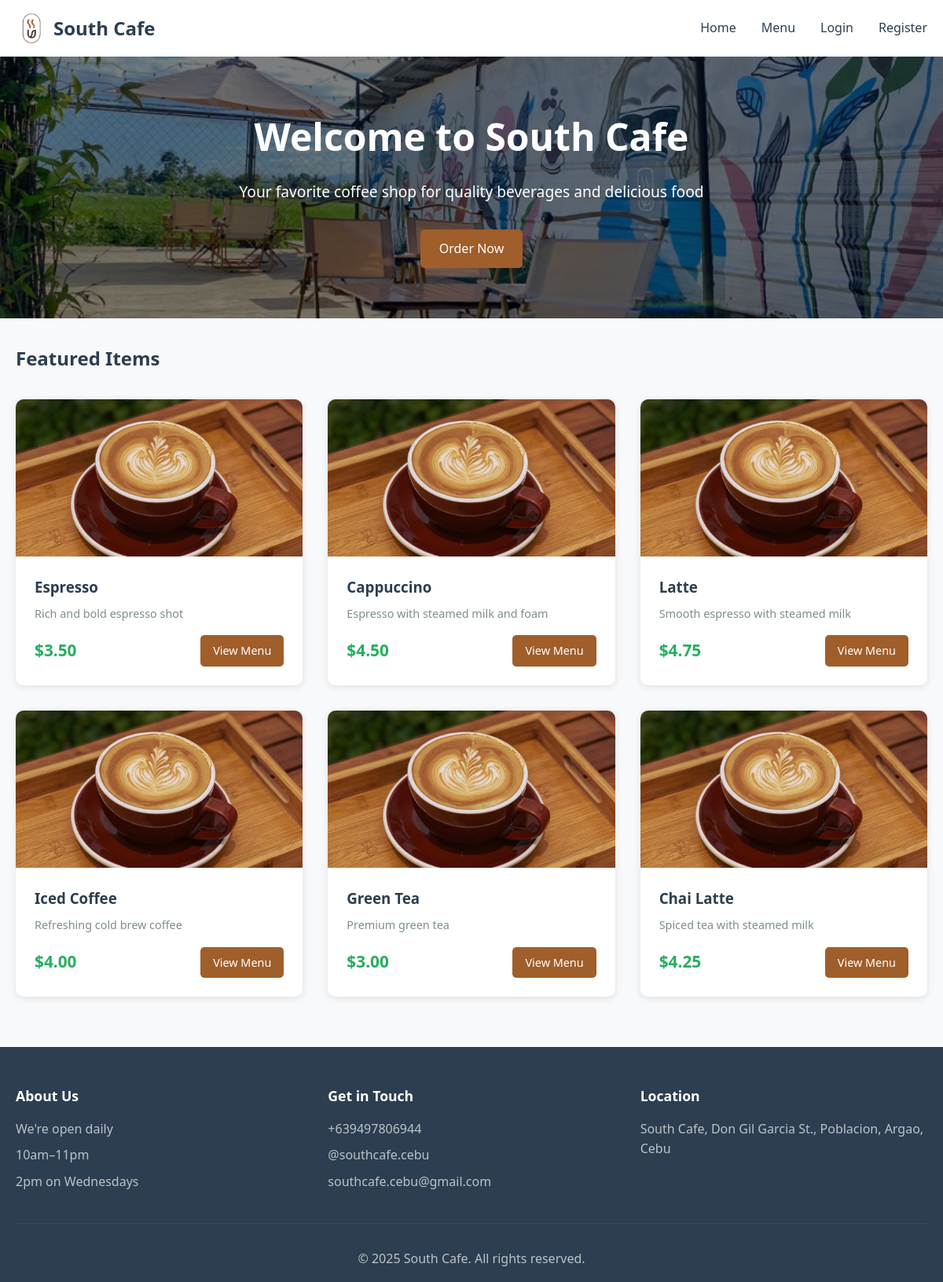
Before: / with the older database file.
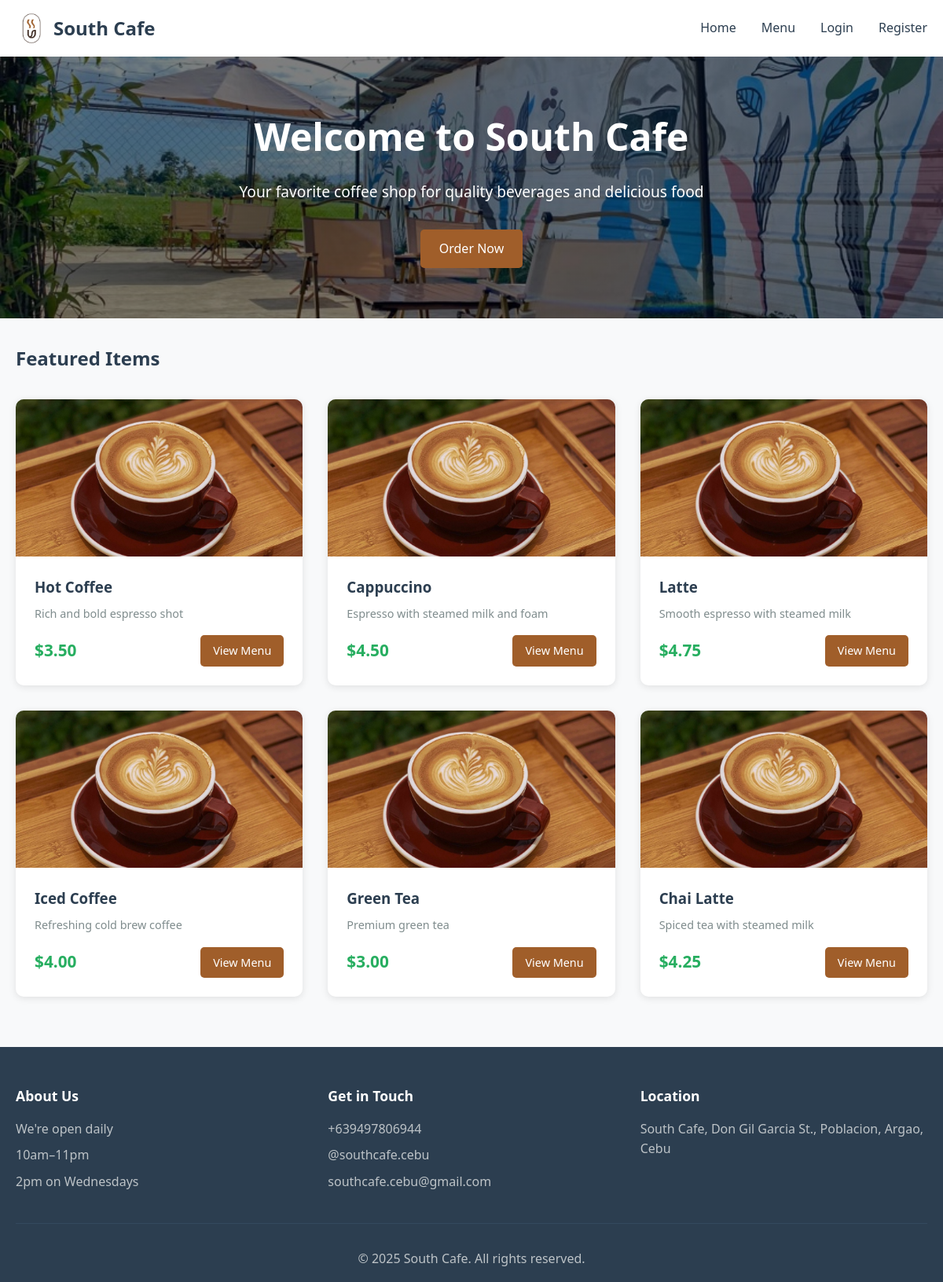
After: the same page with the newer database file.
### tables this page shows
CREATE TABLE IF NOT EXISTS products (
    id INT AUTO_INCREMENT PRIMARY KEY,
    name VARCHAR(100) NOT NULL,
    description TEXT,
    price DECIMAL(10, 2) NOT NULL,
    category_id INT,
    image VARCHAR(255),
    available BOOLEAN DEFAULT TRUE,
    created_at TIMESTAMP DEFAULT CURRENT_TIMESTAMP,
    FOREIGN KEY (category_id) REFERENCES categories(id)
);

### config.php (called while the page is built, shortened)
<?php
function isLoggedIn() {
    return isset($_SESSION['user_id']);
}
?>

### index.php (the view, shortened to what this page needs)
<?php
require_once 'config.php';
$query = "SELECT * FROM products WHERE available = 1 ORDER BY created_at DESC LIMIT 6";
$result = mysqli_query($conn, $query);
$featured_products = mysqli_fetch_all($result, MYSQLI_ASSOC);
include 'includes/header.php';
?>
<div class="hero">
    <div class="container">
        <h1>Welcome to South Cafe</h1>
        <p>Your favorite coffee shop for quality beverages and delicious food</p>
        <a href="menu.php" class="btn btn-primary">Order Now</a>
    </div>
</div>
<div class="container">
    <section class="featured-section">
        <h2>Featured Items</h2>
        <div class="product-grid">
            <?php foreach ($featured_products as $product): ?>
                <div class="product-card">
                    <div class="product-image">
                        <img src="images/<?php echo htmlspecialchars($product['image']); ?>"
                             alt="<?php echo htmlspecialchars($product['name']); ?>"
                             onerror="this.src='images/placeholder.jpg'">
                    </div>
                    <div class="product-info">
                        <h3><?php echo htmlspecialchars($product['name']); ?></h3>
                        <p class="product-description"><?php echo htmlspecialchars($product['description']); ?></p>
                        <div class="product-footer">
                            <span class="price">$<?php echo number_format($product['price'], 2); ?></span>
                            <a href="menu.php" class="btn btn-small btn-primary">View Menu</a>
                        </div>
                    </div>
                </div>
            <?php endforeach; ?>
        </div>
    </section>
</div>
<?php include 'includes/footer.php'; ?>

### includes/header.php (shortened to what this page needs)
<!DOCTYPE html>
<html lang="en">
<head>
    <link rel="stylesheet" href="style.css">
</head>
<body>
    <nav class="navbar">
        <div class="container">
            <div class="nav-brand">
                <a href="index.php">
                    <img src="images/logo.png" alt="South Cafe Logo" class="logo">
                    South Cafe
                </a>
            </div>
            <ul class="nav-menu">
                <li><a href="index.php">Home</a></li>
                <li><a href="menu.php">Menu</a></li>
                <?php if (isLoggedIn()): ?>
                    <li><a href="cart.php">Cart</a></li>
                    <li><a href="orders.php">My Orders</a></li>
                    <li><a href="logout.php">Logout</a></li>
                <?php else: ?>
                    <li><a href="login.php">Login</a></li>
                    <li><a href="register.php">Register</a></li>
                <?php endif; ?>
            </ul>
        </div>
    </nav>
    <main class="main-content">

### includes/footer.php
    </main>
    <footer class="footer">
        <div class="container">
            <div class="footer-content">
                <div class="footer-section">
                    <h3>About Us</h3>
                    <p>We're open daily</p>
                    <p>10am–11pm</p>
                    <p>2pm on Wednesdays</p>
                </div>
                <div class="footer-section">
                    <h3>Get in Touch</h3>
                    <p>+639497806944</p>
                    <p>@southcafe.cebu</p>
                    <p>southcafe.cebu@gmail.com</p>
                </div>
                <div class="footer-section">
                    <h3>Location</h3>
                    <p><a href="https://maps.google.com/?q=South+Cafe,+Don+Gil+Garcia+St.,+Poblacion,+Argao,+Cebu" target="_blank" class="footer-link">South Cafe, Don Gil Garcia St., Poblacion, Argao, Cebu</a></p>
                </div>
            </div>
            <div class="footer-bottom">
                <p>&copy; <?php echo date('Y'); ?> South Cafe. All rights reserved.</p>
            </div>
        </div>
    </footer>
</body>
</html>

### style.css (style rules this page uses)
* { margin: 0; padding: 0; box-sizing: border-box; }
body { font-family: 'Segoe UI', Tahoma, Geneva, Verdana, sans-serif; line-height: 1.6; color: #333; background-color: #f8f9fa; }
.container { max-width: 1200px; margin: 0 auto; padding: 0 20px; }
.navbar { background-color: white; color: #333; padding: 1rem 0; box-shadow: 0 2px 5px rgba(0,0,0,0.1); }
.navbar .container { display: flex; justify-content: space-between; align-items: center; }
.nav-brand a { color: #2c3e50; text-decoration: none; font-size: 1.5rem; font-weight: bold; display: flex; align-items: center; gap: 0.5rem; }
.nav-brand .logo { width: 40px; height: 40px; object-fit: contain; }
.nav-menu { display: flex; list-style: none; gap: 2rem; }
.nav-menu a { color: #2c3e50; text-decoration: none; transition: color 0.3s; }
.hero { background: linear-gradient(rgba(0, 0, 0, 0.5), rgba(0, 0, 0, 0.5)), url('images/home-bg.jpg'); background-size: cover; background-position: center; background-repeat: no-repeat; color: white; padding: 4rem 0; text-align: center; margin-bottom: 2rem; }
.hero h1 { font-size: 3rem; margin-bottom: 1rem; }
.hero p { font-size: 1.2rem; margin-bottom: 2rem; }
.btn { display: inline-block; padding: 0.75rem 1.5rem; border: none; border-radius: 5px; cursor: pointer; text-decoration: none; transition: all 0.3s; font-size: 1rem; }
.btn-primary { background-color: #A05E2A; color: white; }
.btn-small { padding: 0.5rem 1rem; font-size: 0.9rem; }
.product-grid { display: grid; grid-template-columns: repeat(auto-fill, minmax(280px, 1fr)); gap: 2rem; margin: 2rem 0; }
.product-card { background: white; border-radius: 10px; overflow: hidden; box-shadow: 0 2px 10px rgba(0,0,0,0.1); transition: transform 0.3s; }
.product-image { position: relative; height: 200px; overflow: hidden; background-color: #ecf0f1; }
.product-image img { width: 100%; height: 100%; object-fit: cover; }
.product-info { padding: 1.5rem; }
.product-info h3 { margin-bottom: 0.5rem; color: #2c3e50; }
.product-description { color: #7f8c8d; font-size: 0.9rem; margin-bottom: 1rem; }
.product-footer { display: flex; justify-content: space-between; align-items: center; margin-top: 1rem; }
.price { font-size: 1.3rem; font-weight: bold; color: #27ae60; }
.footer { background-color: #2c3e50; color: white; padding: 3rem 0 1rem 0; margin-top: 4rem; }
.footer-content { display: grid; grid-template-columns: repeat(auto-fit, minmax(250px, 1fr)); gap: 2rem; margin-bottom: 2rem; }
.footer-section h3 { margin-bottom: 1rem; color: white; font-size: 1.1rem; }
.footer-section p { color: #bdc3c7; margin-bottom: 0.5rem; line-height: 1.6; }
.footer-link { color: #bdc3c7; text-decoration: none; transition: color 0.3s; }
.footer-bottom { text-align: center; padding-top: 2rem; border-top: 1px solid #34495e; }
.footer-bottom p { color: #bdc3c7; }
.main-content { min-height: calc(100vh - 200px); }
.featured-section h2 { margin: 2rem 0 1rem 0; color: #2c3e50; }

Changed rows visible on the page:
changed products "Rich and bold espresso shot": name "Espresso" → "Hot Coffee"
